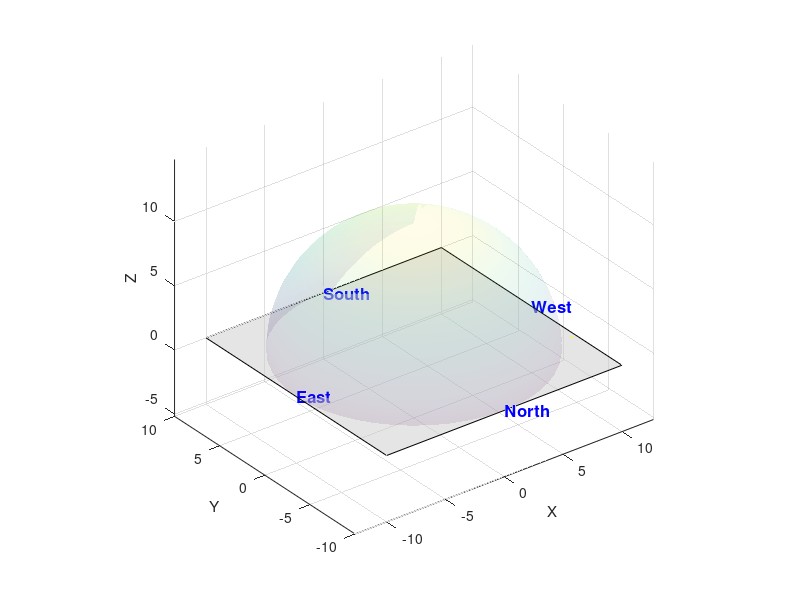
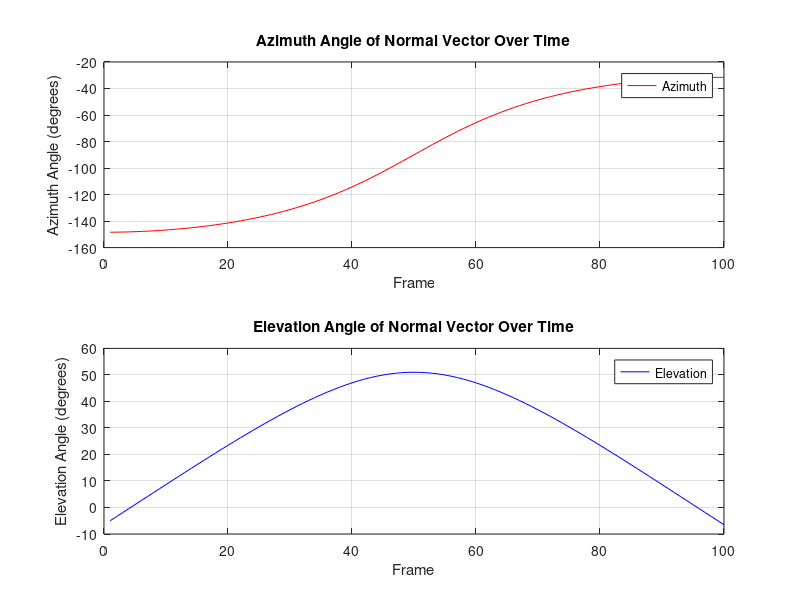
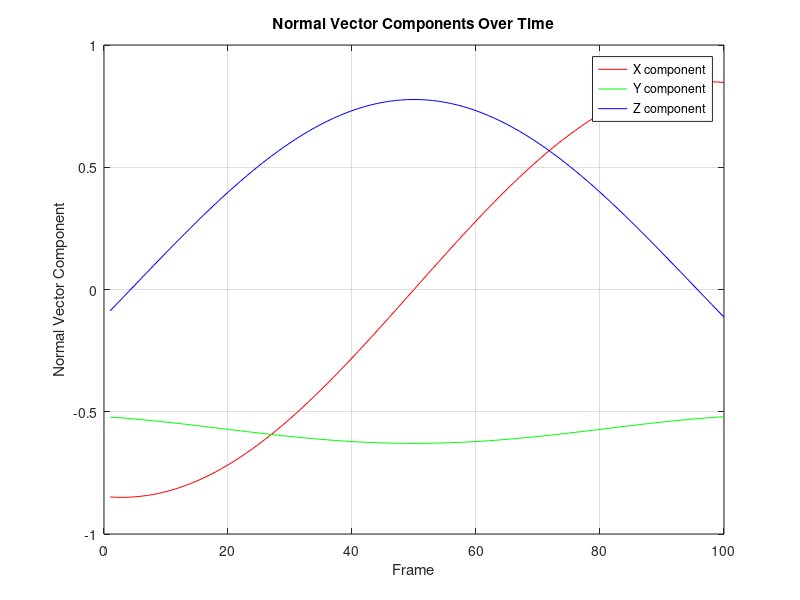

Recreate these plots in MATLAB, in order.
% Define the vertices of a rectangular plate with thickness
thickness = 0.2;
vertices = [-1 -1 -thickness/2; 1 -1 -thickness/2; 1 1 -thickness/2; -1 1 -thickness/2; 
            -1 -1 thickness/2; 1 -1 thickness/2; 1 1 thickness/2; -1 1 thickness/2];

% Define the faces of the plate
faces = [1 2 3 4; 5 6 7 8; 1 2 6 5; 2 3 7 6; 3 4 8 7; 4 1 5 8];

% Rotation angle (in degrees)
theta = 180; % Sun's motion across the sky 
yaw_angle = 30; % Yaw rotation angle
% Initial yaw angle
initial_yaw = -15;

% Define the declination of the sun, and the right ascension
Dec_sun = 22; % As of 8/17

% Number of frames for animation
numFrames = 100;

% Define the point and direction of the rotation axis
axisPoint = [0, -1.5, 0];
axisDirection = [0, 1, 0.9004]; % Rotation axis, Polar axis elevation 42 degs

% Normalize the direction vector
axisDirection = axisDirection / norm(axisDirection);

% Define a fixed roll angle (in degrees)
roll_angle = -45;   % 45 -> sun noon 51;  80 -> sun noon 86
% Rotation matrix around an arbitrary axis
R_axis = @(theta) [...
    cosd(theta) + axisDirection(1)^2 * (1 - cosd(theta)), ...
    axisDirection(1) * axisDirection(2) * (1 - cosd(theta)) - axisDirection(3) * sind(theta), ...
    axisDirection(1) * axisDirection(3) * (1 - cosd(theta)) + axisDirection(2) * sind(theta); ...
    axisDirection(2) * axisDirection(1) * (1 - cosd(theta)) + axisDirection(3) * sind(theta), ...
    cosd(theta) + axisDirection(2)^2 * (1 - cosd(theta)), ...
    axisDirection(2) * axisDirection(3) * (1 - cosd(theta)) - axisDirection(1) * sind(theta); ...
    axisDirection(3) * axisDirection(1) * (1 - cosd(theta)) - axisDirection(2) * sind(theta), ...
    axisDirection(3) * axisDirection(2) * (1 - cosd(theta)) + axisDirection(1) * sind(theta), ...
    cosd(theta) + axisDirection(3)^2 * (1 - cosd(theta))];

% Yaw rotation matrix around z-axis
R_yaw = @(yaw) [cosd(yaw) -sind(yaw) 0; sind(yaw) cosd(yaw) 0; 0 0 1];

% Roll rotation matrix around the plate's longitudinal axis
R_roll = @(roll) [1 0 0; 0 cosd(roll) -sind(roll); 0 sind(roll) cosd(roll)];

% Create a figure
figure;
hold on;
axis equal;
grid on;
xlabel('X');
ylabel('Y');
zlabel('Z');
view(3);



% Enable interactive rotation
rotate3d on;

% Plot the ground plane
patch([-10 10 10 -10], [-10 -10 10 10], [0 0 0 0], [0.8 0.8 0.8], 'FaceAlpha', 0.5);

% Plot the horizontal coordinate hemisphere
[az, el] = meshgrid(linspace(-pi, pi, 50), linspace(0, pi/2, 50));
[x, y, z] = sph2cart(az, el, 10);
surf(x, y, z, 'FaceAlpha', 0.1, 'EdgeColor', 'none');
% Add directional labels to the axes
text(-10, 0, 0, 'East', 'FontSize', 12, 'FontWeight', 'bold', 'Color', 'blue'); % East to X axis negative
text(10, 0, 0, 'West', 'FontSize', 12, 'FontWeight', 'bold', 'Color', 'blue'); % West to X axis positive
text(0, -10, 0, 'North', 'FontSize', 12, 'FontWeight', 'bold', 'Color', 'blue'); % North to Y axis negative
text(0, 10, 0, 'South', 'FontSize', 12, 'FontWeight', 'bold', 'Color', 'blue'); % South to Y axis positive
% Apply the initial yaw rotation to the vertices
initial_rotatedVertices = (R_yaw(initial_yaw) * vertices')';

% Plot the initial plate
patch('Vertices', vertices, 'Faces', faces, 'FaceColor', 'cyan');

% Plot the rotation axis
line([axisPoint(1) axisPoint(1) + axisDirection(1) * 2], ...
     [axisPoint(2) axisPoint(2) + axisDirection(2) * 2], ...
     [axisPoint(3) axisPoint(3) + axisDirection(3) * 2], 'Color', 'red', 'LineWidth', 2);

% Pause to visualize the initial state
pause(1);

% Initialize an array to store the normal vectors and angles
normal_vectors = zeros(numFrames, 3);
azimuth_angles = zeros(numFrames, 1);
elevation_angles = zeros(numFrames, 1);
sun_positions = zeros(numFrames, 3);

% Animate the rotation
for i = 1:numFrames
    % Compute the rotation for the current frame
    currentTheta = 90 + theta * (i / numFrames);
    currentYaw = yaw_angle * (i / numFrames);
    currentR_axis = R_axis(currentTheta);
    currentR_yaw = R_yaw(currentYaw + initial_yaw);

    % Apply the rotation to the vertices with respect to the axis
    rotatedVertices = (currentR_axis * (vertices' - axisPoint') + axisPoint')';
    rotatedVertices = (currentR_yaw * rotatedVertices')';
    % Apply the fixed roll rotation
    rotatedVertices = (R_roll(roll_angle) * rotatedVertices')';
    % Clear the previous plot
    cla;
    
    % Add directional labels to the axes
    text(-10, 0, 0, 'East', 'FontSize', 12, 'FontWeight', 'bold', 'Color', 'blue'); % East to X axis negative
    text(10, 0, 0, 'West', 'FontSize', 12, 'FontWeight', 'bold', 'Color', 'blue'); % West to X axis positive
    text(0, -10, 0, 'North', 'FontSize', 12, 'FontWeight', 'bold', 'Color', 'blue'); % North to Y axis negative
    text(0, 10, 0, 'South', 'FontSize', 12, 'FontWeight', 'bold', 'Color', 'blue'); % South to Y axis positive
    % Replot the ground plane
    patch([-10 10 10 -10], [-10 -10 10 10], [0 0 0 0], [0.8 0.8 0.8], 'FaceAlpha', 0.5);
    
    % Replot the horizontal coordinate hemisphere
    surf(x, y, z, 'FaceAlpha', 0.1, 'EdgeColor', 'none');
    
    % Plot the rotated plate
    patch('Vertices', rotatedVertices, 'Faces', faces, 'FaceColor', 'cyan');
    
    % Plot the rotation axis
    line([axisPoint(1) axisPoint(1) + axisDirection(1) * 2], ...
         [axisPoint(2) axisPoint(2) + axisDirection(2) * 2], ...
         [axisPoint(3) axisPoint(3) + axisDirection(3) * 2], 'Color', 'red', 'LineWidth', 2);
    
    hold on;
    
    % Compute the normal vector of the plate using cross product of two edges
    edge1 = rotatedVertices(2, :) - rotatedVertices(1, :);
    edge2 = rotatedVertices(4, :) - rotatedVertices(1, :);
    normal = -cross(edge1, edge2);
    normal = normal / norm(normal); % Normalize the normal vector
    % Store the normal vector
    normal_vectors(i, :) = normal;
    
    % Calculate the azimuth and elevation angles
    azimuth = atan2d(normal(2), normal(1));
    elevation = asind(normal(3));
    
    % Store the angles
    azimuth_angles(i) = azimuth;
    elevation_angles(i) = elevation;

    % Simulate the sun's position in the X-Z plane using azimuth and
    % elevation
    sun_azimuth = azimuth_angles(i); % Azimuth angle of the sun
    sun_elevation = elevation_angles(i); % Elevation angle 
    
    % Calculate the sun's position vector
    unit_length = 10;
    sun_x = unit_length*cosd(sun_elevation) * cosd(sun_azimuth);
    sun_y = unit_length*cosd(sun_elevation) * sind(sun_azimuth);
    sun_z = unit_length*sind(sun_elevation);
    sun_position = [sun_x, sun_y, sun_z];
    
    % Move the sun's direction vector to originate from the center of the plate
    plate_center = mean(rotatedVertices); % Calculate the center of the plate
    sun_position = sun_position + plate_center; % Offset sun position by the plate center

    % Store the sun's position
    sun_positions(i, :) = sun_position;
    
    % Plot the sun's position
    plot3(sun_position(1),  sun_position(2), sun_position(3), 'o-', 'Color', 'yellow', 'LineWidth', 2);
    
    % Update the figure and allow interactive rotation
    drawnow;
    
    % Pause to create animation effect
    pause(0.05);
end

% Display the normal vectors over time
figure;
subplot(2, 1, 1);
plot(1:numFrames, azimuth_angles, '-r', 'DisplayName', 'Azimuth');
xlabel('Frame');
ylabel('Azimuth Angle (degrees)');
title('Azimuth Angle of Normal Vector Over Time');
legend show;
grid on;
subplot(2, 1, 2);
plot(1:numFrames, elevation_angles, '-b', 'DisplayName', 'Elevation');
xlabel('Frame');
ylabel('Elevation Angle (degrees)');
title('Elevation Angle of Normal Vector Over Time');
legend show;
grid on;

figure;
plot(1:numFrames, normal_vectors(:, 1), '-r', 'DisplayName', 'X component');
hold on;
plot(1:numFrames, normal_vectors(:, 2), '-g', 'DisplayName', 'Y component');
plot(1:numFrames, normal_vectors(:, 3), '-b', 'DisplayName', 'Z component');
xlabel('Frame');
ylabel('Normal Vector Component');
title('Normal Vector Components Over Time');
legend show;
grid on;
